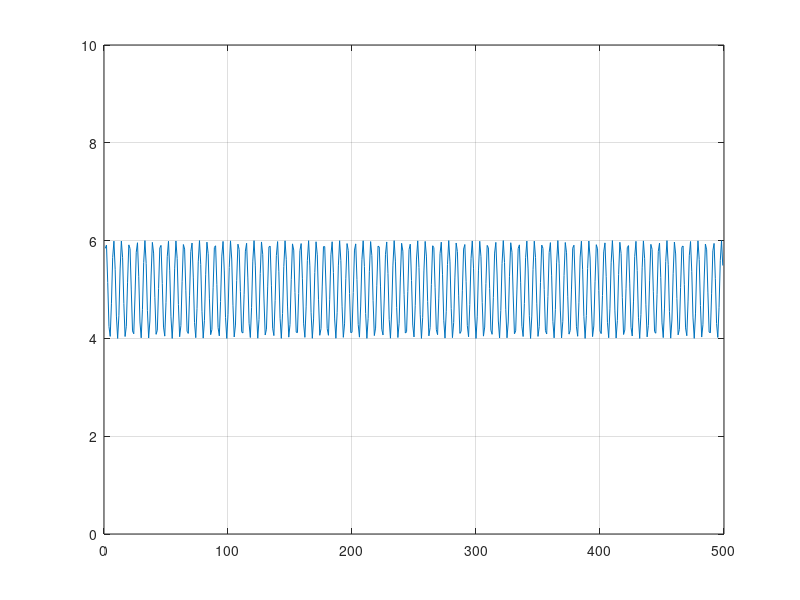

This figure's MATLAB source:
% t = 0 ;
% x = 0 ;
% startSpot = 0;
% interv = 1000 ; % considering 1000 samples
% step = 1 ; % lowering step has a number of cycles and then acquire more data
% while ( t <interv )
%     b = sin(t)+5;
%     x = [ x, b ];
%     plot(x) ;
%       if ((t/step)-500 < 0)
%           startSpot = 0;
%       else
%           startSpot = (t/step)-500;
%       end
%       axis([ startSpot, (t/step+50), 0 , 10 ]);
%       grid
%       t = t + step;
%       drawnow;
%       pause(0.003)
% end
  
fig1 = figure;

t = 1 ;
x = 1:500 ;
y = sin(x)+5;
interv = 500 ; % considering 1000 samples
step = 2 ; % lowering step has a number of cycles and then acquire more data
while ( t <interv )
    xt = x(1:t);
    yt = y(1:t);
    plot(xt,yt) ;
      axis([ 0, 500, 0 , 10 ]);
      grid
      t = t + step;
      drawnow;
      pause(0.002)
end
  
saveas(gcf, '/Users/DoerLBH/Dropbox/git/QianLab_DNA_dynamics/test.png','png');
